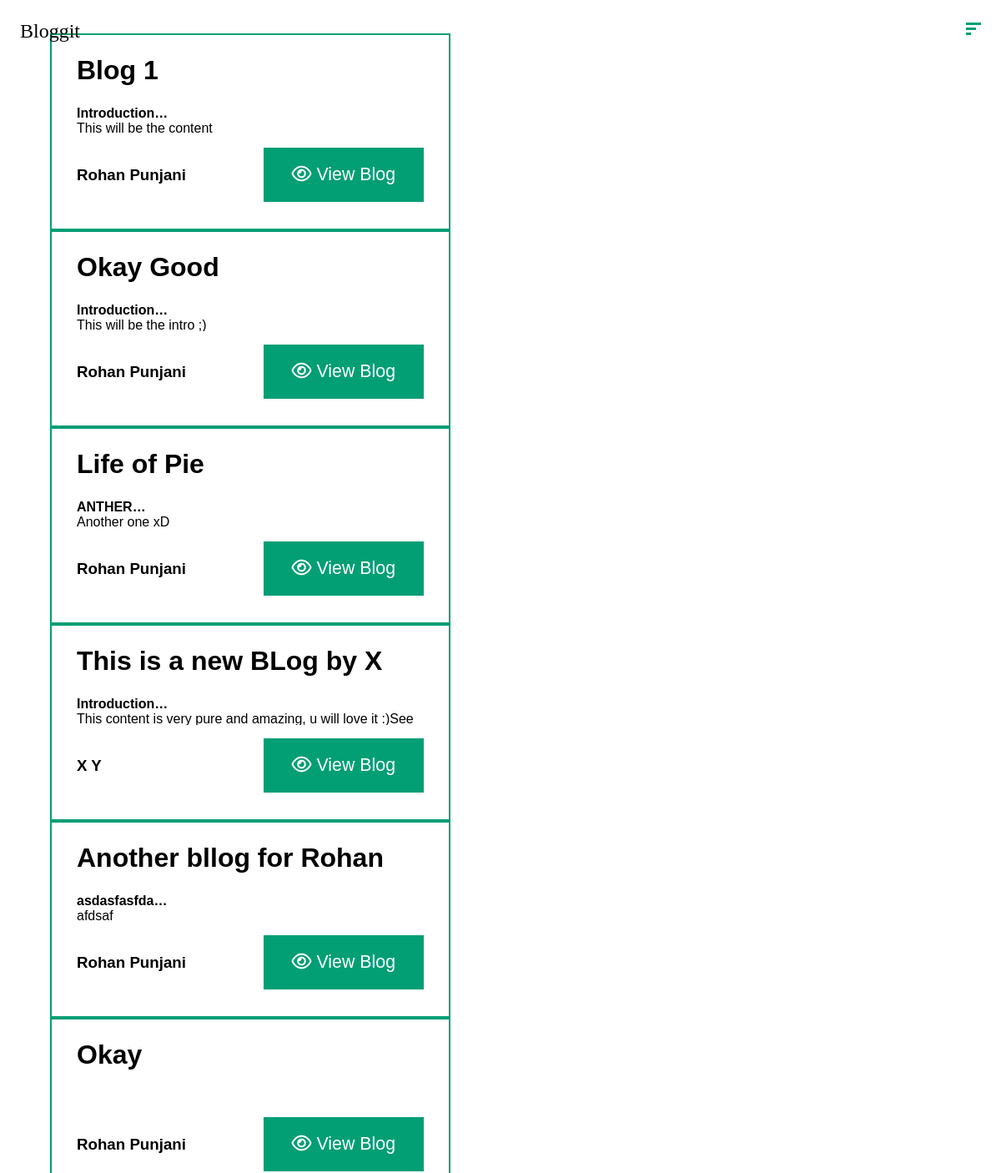
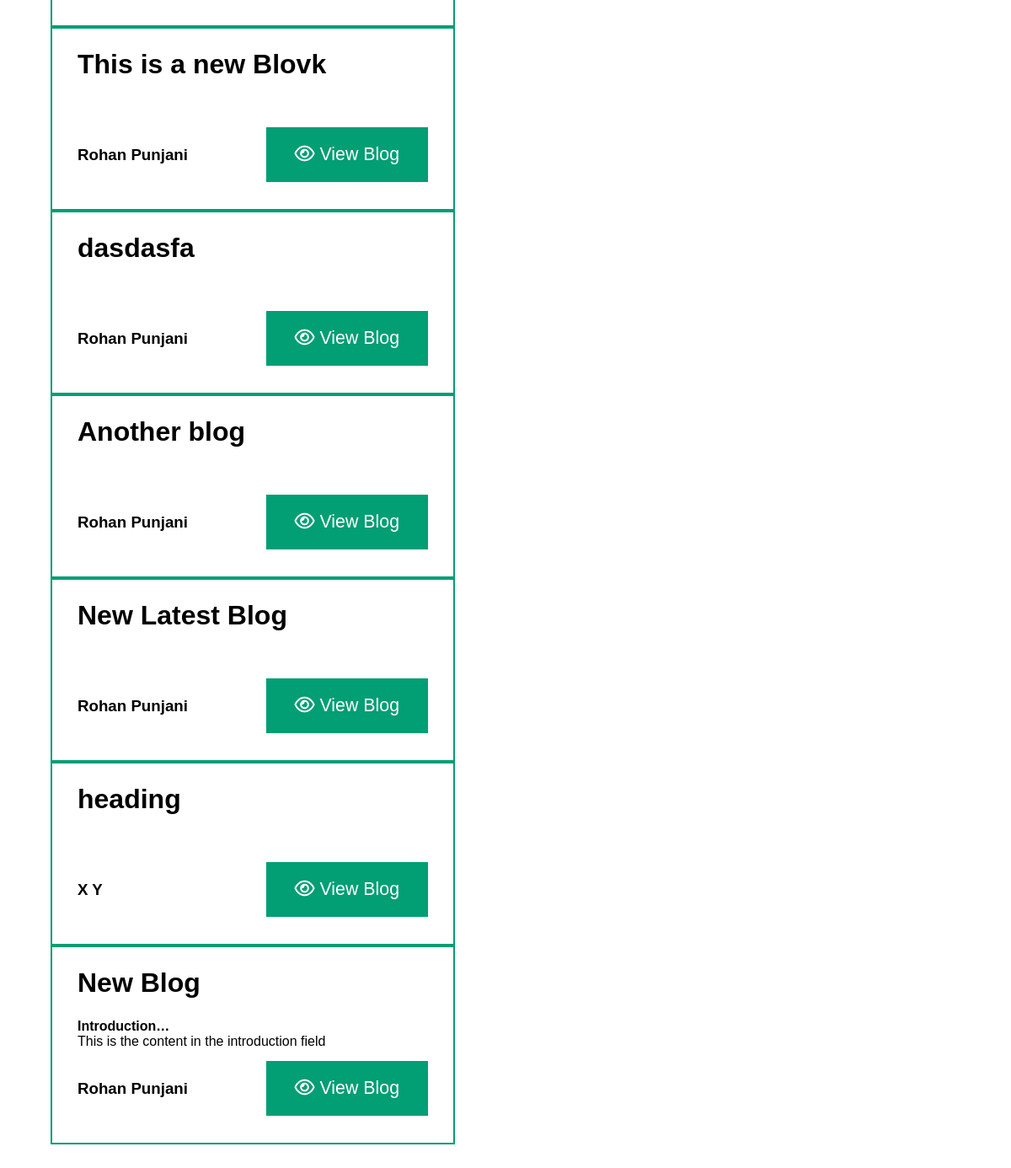
The page / (signed in) on the database as committed earlier (2 pictures, top to bottom).
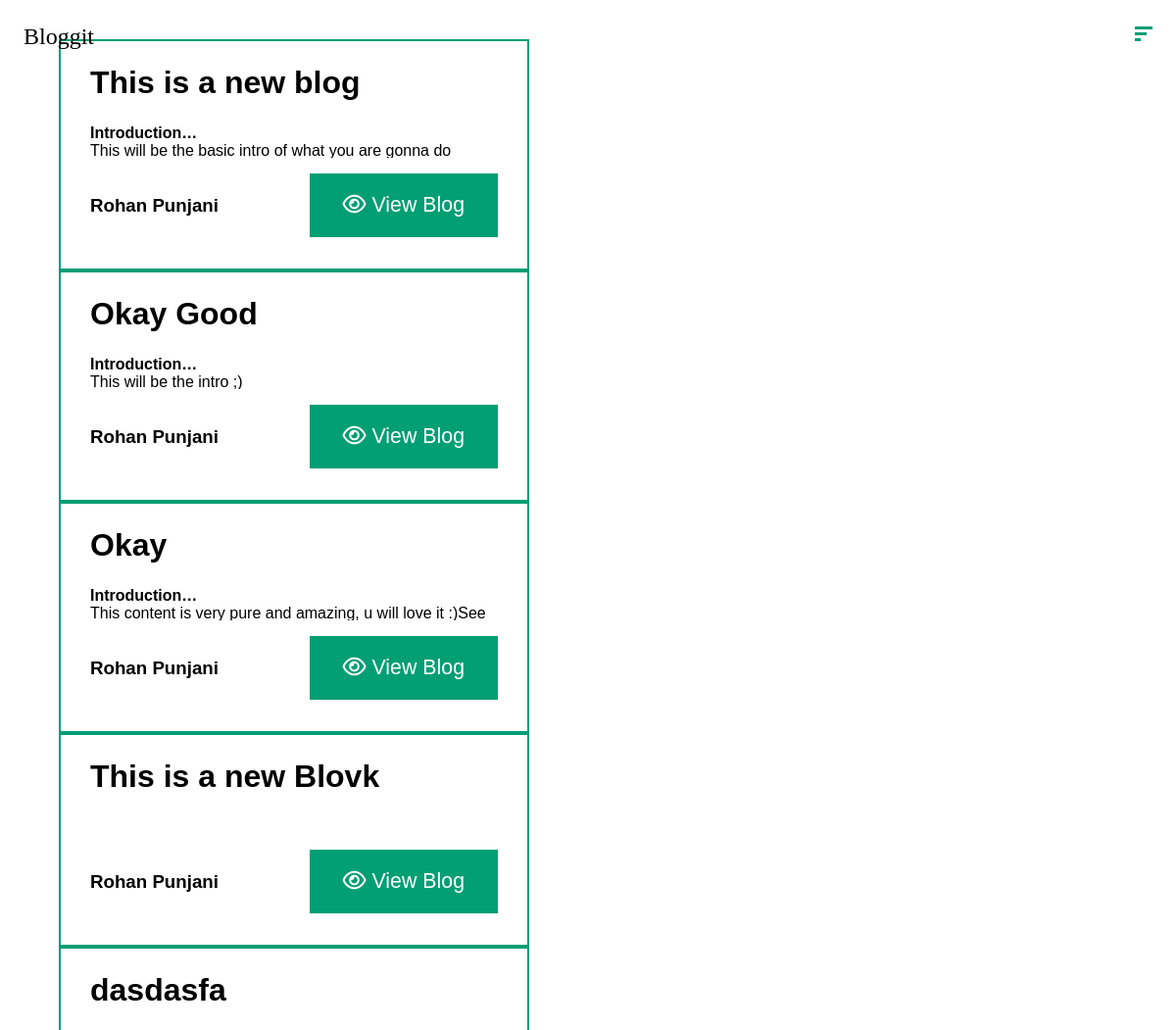
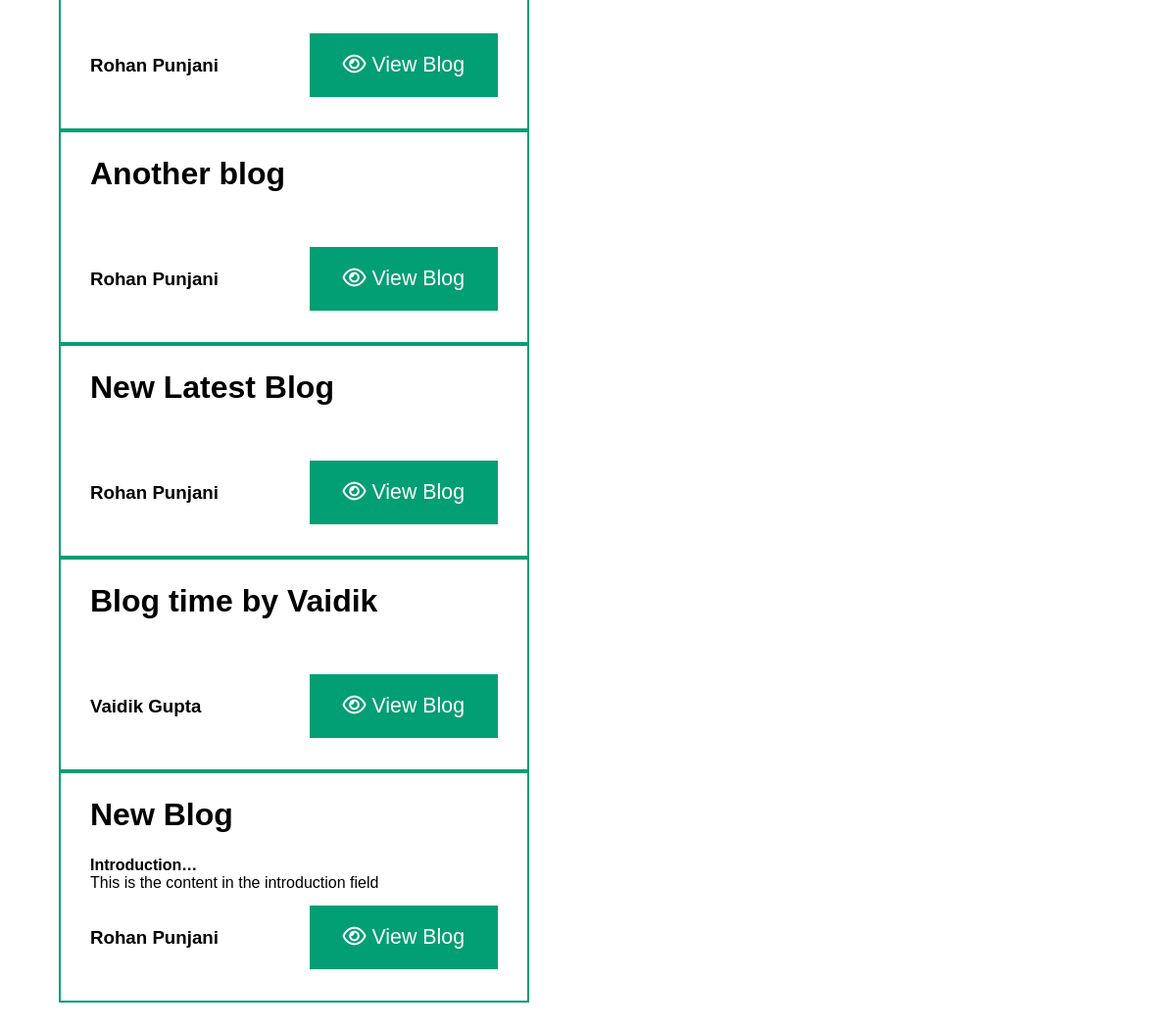
The same page on the database as committed later (2 pictures, top to bottom).
### blog/models.py (models this page shows, shortened)
class blog(models.Model):
    user = models.ForeignKey(User, on_delete=models.CASCADE)
    heading = models.CharField(max_length=100)
    isPublished = models.BooleanField(default=False)
    created_at = models.DateTimeField(auto_now_add=True)
    updated_at = models.DateTimeField(auto_now=True)
    views = models.IntegerField(default=0)

class block(models.Model):
    blog = models.ForeignKey(blog, on_delete=models.CASCADE)
    position = models.IntegerField(default=0)
    title = models.CharField(max_length=50)
    content = models.TextField()
    isMerged = models.BooleanField(default=False)
    created_at = models.DateTimeField(auto_now_add=True)
    updated_at = models.DateTimeField(auto_now=True)

### blog/views.py (the view)
# urls.py: path('', views.index, name='index'),
def index(request):
    if(request.user.is_authenticated):
        feeds = blog.objects.filter(isPublished=True).order_by('-id')
        user = request.user
        drafts = user.blog_set.filter(isPublished=False).order_by('-id')
        published = user.blog_set.filter(isPublished=True).order_by('-id')
        return render(request, 'userhome.html', {
            "feeds": feeds,
            "drafts":drafts,
            "published":published,
        })
    else:
        return render(request, 'minimal_blog.html', {})

### blog/templates/userhome.html (shortened to what this page needs)
{% load static %}
<!DOCTYPE html>
<html lang="en">
<head>
    {% load static %}
    <link rel="stylesheet" href="{% static 'styles/nav.css' %}">
    <link rel="stylesheet" href="{% static 'styles/feed.css' %}">
</head>
<body>
    <nav class="outer_nav">
        <li><a href="#">Bloggit</a></li>
        <li class="burger" state="ham">
            <div class="bar bar1"></div>
            <div class="bar bar2"></div>
            <div class="bar bar3"></div>
        </li>
    </nav>
    <div class="feed_container">
    {% for feed in feeds %}
        <div class="feed">
            <div class="feed_heading">
                <h1>{{feed.heading}}</h1>
            </div>
            <div class="feed_content">
                {% for block in feed.block_set.all %}
                    <h4>{{block.title}}</h4>
                    <p>{{block.content}}</p>
                    <br>
                {% endfor %}
            </div>
            <div class="feed_footer">
                <div class="post_author_name" style="display: flex;justify-content: center; align-items: center;">
                    <h3>{{feed.user.first_name}} {{feed.user.last_name}}</h3>
                </div>
                <a class="button">
                    <i class="far fa-eye"></i> View Blog
                </a>
            </div>
        </div>
    {% endfor %}
    </div>
</body>
</html>

Rows that differ between the two databases and show on the page:
no longer on this page (row edited): blog: heading "Blog 1", user.first_name "Rohan", user.last_name "Punjani"
no longer on this page (row edited): block: title "Introduction", content "This will be the content", shown under "Blog 1"
removed blog: heading "Life of Pie", user.first_name "Rohan", user.last_name "Punjani"
removed block: title "ANTHER", content "Another one xD", shown under "Life of Pie"
no longer on this page (row edited): blog: heading "This is a new BLog by X", user.first_name "X", user.last_name "Y", block (title "Introduction", content "This content is very pure and amazing, u will love it…")
no longer on this page (row edited): blog: heading "Another bllog for Rohan", user.first_name "Rohan", user.last_name "Punjani"
no longer on this page (row edited): block: title "asdasfasfda", content "afdsaf", shown under "Another bllog for Rohan"
removed blog: heading "heading", user.first_name "X", user.last_name "Y"
now on this page (row edited): blog: heading "This is a new blog", user.first_name "Rohan", user.last_name "Punjani"
now on this page (row edited): block: title "Introduction", content "This will be the basic intro of what you are gonna…", shown under "This is a new blog"
changed blog "Okay": gains block (title "Introduction", content "This content is very pure and amazing, u will love it…")
now on this page (row edited): blog: heading "Blog time by Vaidik", user.first_name "Vaidik", user.last_name "Gupta"
